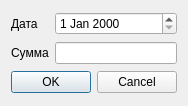
<?xml version="1.0" encoding="UTF-8"?>
<ui version="4.0">
 <class>withdrawdialog</class>
 <widget class="QDialog" name="withdrawdialog">
  <property name="geometry">
   <rect>
    <x>0</x>
    <y>0</y>
    <width>184</width>
    <height>106</height>
   </rect>
  </property>
  <property name="windowTitle">
   <string>Снять</string>
  </property>
  <layout class="QGridLayout" name="gridLayout">
   <item row="0" column="0">
    <widget class="QLabel" name="label">
     <property name="text">
      <string>Дата</string>
     </property>
    </widget>
   </item>
   <item row="0" column="1">
    <widget class="QDateEdit" name="dateEdit"/>
   </item>
   <item row="1" column="0">
    <widget class="QLabel" name="label_2">
     <property name="text">
      <string>Сумма</string>
     </property>
    </widget>
   </item>
   <item row="1" column="1">
    <widget class="QLineEdit" name="lineEdit"/>
   </item>
   <item row="2" column="0" colspan="2">
    <widget class="QDialogButtonBox" name="buttonBox">
     <property name="orientation">
      <enum>Qt::Horizontal</enum>
     </property>
     <property name="standardButtons">
      <set>QDialogButtonBox::Cancel|QDialogButtonBox::Ok</set>
     </property>
    </widget>
   </item>
  </layout>
 </widget>
 <resources/>
 <connections>
  <connection>
   <sender>buttonBox</sender>
   <signal>accepted()</signal>
   <receiver>withdrawdialog</receiver>
   <slot>accept()</slot>
   <hints>
    <hint type="sourcelabel">
     <x>248</x>
     <y>254</y>
    </hint>
    <hint type="destinationlabel">
     <x>157</x>
     <y>274</y>
    </hint>
   </hints>
  </connection>
  <connection>
   <sender>buttonBox</sender>
   <signal>rejected()</signal>
   <receiver>withdrawdialog</receiver>
   <slot>reject()</slot>
   <hints>
    <hint type="sourcelabel">
     <x>316</x>
     <y>260</y>
    </hint>
    <hint type="destinationlabel">
     <x>286</x>
     <y>274</y>
    </hint>
   </hints>
  </connection>
 </connections>
</ui>
